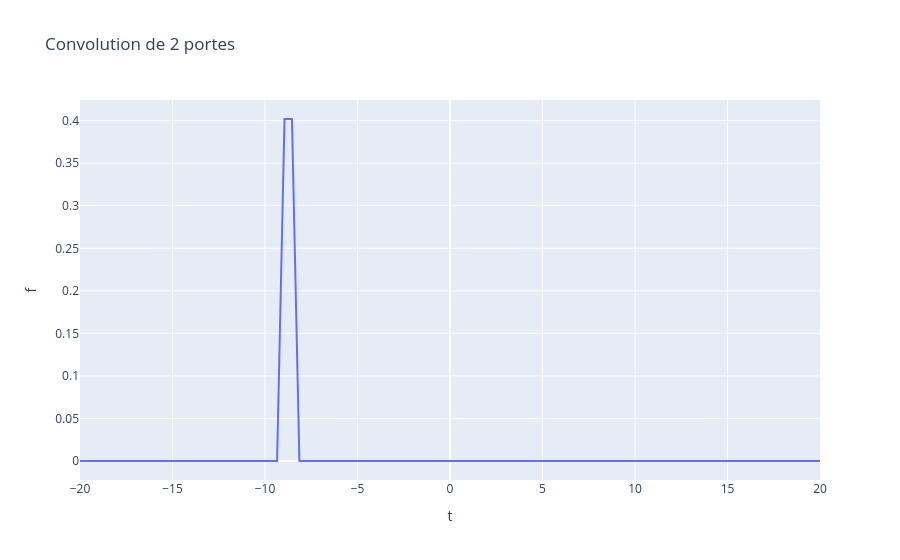
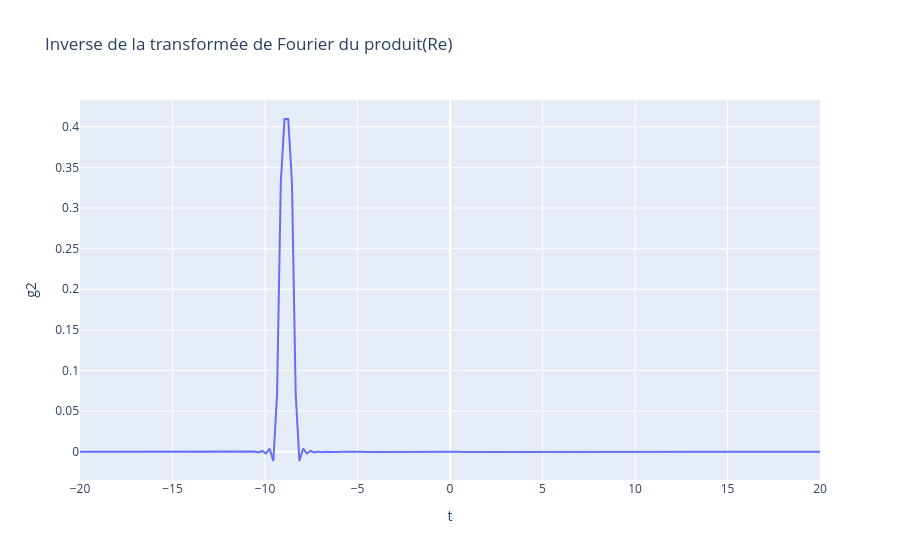

The notebook cell saved with these charts, in order:
### Markdown cell above
On refait les calculs avec deux portes quelconques

### Code cell
t = np.linspace(-20, 20, 200)
dt = t[1] - t[0]

p1 = mana.porte((5/2) * t+(1/3))
p2 = mana.porte((6/4) * t+13)

p1_fourier, nu = mana.trans_fourier(p1, t)
p2_fourier, nu = mana.trans_fourier(p2, t)

f = np.convolve(p1, p2, 'same') * dt
df = pd.DataFrame({'t': t, 'f': f})

fig1  = px.line(df, x='t', y='f', title='Convolution de 2 portes')
fig1.show()

g = np.array(p1_fourier) * np.array(p2_fourier)

g2, t = mana.trans_fourier_inv(g, nu)

Re = np.real(g2)

dg = pd.DataFrame({'t': t, 'g2': Re})
fig2  = px.line(dg, x='t', y='g2', title='Inverse de la transformée de Fourier du produit(Re)')
fig2.show()

### Figure 1 — Plotly figure (JSON) as saved in the notebook; plotly's stock layout.template omitted (floating-point values rounded to 4 significant figures; data arrays with more than 128 entries replaced by an {"elided": "..."} marker saying what was removed)
{"data": [{"hovertemplate": "t=%{x}<br>f=%{y}<extra></extra>", "legendgroup": "", "line": {"color": "#636efa", "dash": "solid"}, "marker": {"symbol": "circle"}, "mode": "lines", "name": "", "orientation": "v", "showlegend": false, "type": "scatter", "x": {"elided": "200 float values"}, "xaxis": "x", "y": {"elided": "200 float values"}, "yaxis": "y"}], "layout": {"legend": {"tracegroupgap": 0}, "title": {"text": "Convolution de 2 portes"}, "xaxis": {"anchor": "y", "domain": [0, 1], "title": {"text": "t"}}, "yaxis": {"anchor": "x", "domain": [0, 1], "title": {"text": "f"}}}}

### Figure 2 — Plotly figure (JSON) as saved in the notebook; plotly's stock layout.template omitted (floating-point values rounded to 4 significant figures; data arrays with more than 128 entries replaced by an {"elided": "..."} marker saying what was removed)
{"data": [{"hovertemplate": "t=%{x}<br>g2=%{y}<extra></extra>", "legendgroup": "", "line": {"color": "#636efa", "dash": "solid"}, "marker": {"symbol": "circle"}, "mode": "lines", "name": "", "orientation": "v", "showlegend": false, "type": "scatter", "x": {"elided": "200 float values"}, "xaxis": "x", "y": {"elided": "200 float values"}, "yaxis": "y"}], "layout": {"legend": {"tracegroupgap": 0}, "title": {"text": "Inverse de la transformée de Fourier du produit(Re)"}, "xaxis": {"anchor": "y", "domain": [0, 1], "title": {"text": "t"}}, "yaxis": {"anchor": "x", "domain": [0, 1], "title": {"text": "g2"}}}}
